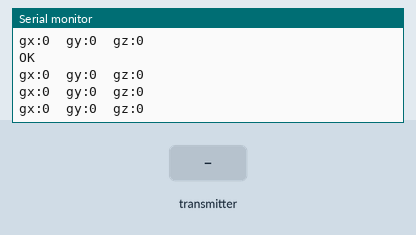
Simulated run of this program. Board: ESP32-S3. Parts: the last lines printed to the serial monitor. The inputs (shaded band) are chosen by the test bench.

Above: at 1.2 s.
1.3 s: the transmitter starts sending X = 1024
At 2.2 s:
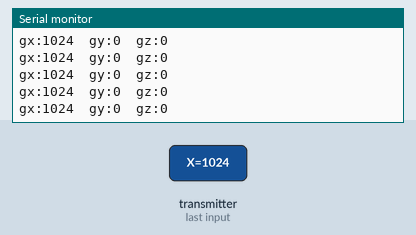
2.8 s: the transmitter starts sending Y = 1024
At 3.7 s:
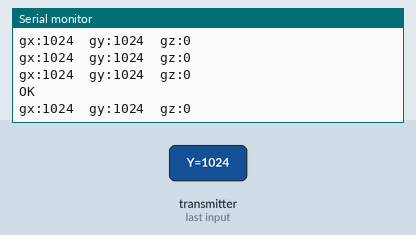

The program:

main.cpp
```cpp
#include <esp_now.h>
#include <WiFi.h>
#include "M5Unified.h"
#include "MAG_variable.h"
INPUT_DATA send;

long SEND_DELAY = 8;
long pre = 0;

struct ReceiveData {
  int16_t X;
  int16_t Y;
  int16_t Z;
};

ReceiveData received;

void MAG_Send() {
  Serial1.write((uint8_t)send.transport.data[data_fellow::AF]);  // ヘッダー 0xAF (1バイト)

  // X, Y, Z, SUM (int16_t なので2バイトずつ送信)
  for (int i = 1; i <= 4; i++) {
      Serial1.write((uint8_t)(send.transport.data[i] >> 8));  // 上位バイト
      Serial1.write((uint8_t)(send.transport.data[i] & 0xFF));  // 下位バイト
  }

  Serial1.write((uint8_t)send.transport.data[data_fellow::ED]);  // フッター 0xED (1バイト)
  Serial1.write('\r');  // CR
  Serial1.write('\n');  // LF

  Serial1.flush();  // **送信完了を待つ**
}

// ESP-Nowでデータを受信したときに呼び出されるコールバック関数
void OnDataRecv(const uint8_t * mac, const uint8_t *incomingData, int len) {
  memcpy(&received, incomingData, sizeof(received));
}

void setup() {
  // Initialize Serial Monitor
  Serial1.begin(38400, SERIAL_8N1, 6, 5);  // (RX, TX)
  Serial.begin(115200);

  // Set device as a Wi-Fi Station
  WiFi.mode(WIFI_STA);

  // Init ESP-NOW
  if (esp_now_init() != ESP_OK) {
    Serial.println("Error initializing ESP-NOW");
    return;
  }

  // Once ESPNow is successfully Init, we will register for recv CB to
  // get recv packer info
  esp_now_register_recv_cb(OnDataRecv);
}

void loop() {
  unsigned long now_time = millis();
  send.transport.data[data_fellow::AF] = 0xAF; // 先頭データ
  send.transport.data[data_fellow::X] = (received.X);
  send.transport.data[data_fellow::Y] = (received.Y);
  send.transport.data[data_fellow::Z] = (received.Z);
  Serial.printf("gx:%d  gy:%d  gz:%d\r\n", send.transport.data[X], send.transport.data[Y], send.transport.data[Z]);

  /*  データ送信  */
  send.transport.data[data_fellow::SUM] = send.transport.data[data_fellow::X]
                                        + send.transport.data[data_fellow::Y]
                                        + send.transport.data[data_fellow::Z]; // 磁気データ
  send.transport.data[data_fellow::ED] = 0xED; // 終端データ
  // setface(getAngle(send.mag.x, send.mag.y));
  if(now_time - pre > SEND_DELAY) {
    pre = now_time;
    MAG_Send();
    Serial.println("OK");
  }
}
```

MAG_variable.h
```cpp
#pragma once

enum data_fellow {
    AF,
    X,
    Y,
    Z,
    SUM,
    ED
};

struct coordinate
{
    uint16_t x;
    uint16_t y;
    uint16_t z;
};

struct data_buffer
{
    int16_t data[6];
};

struct  INPUT_DATA{
    coordinate mag;
    data_buffer transport;
};
```

Measured:
- after the input at 1.3 s, the serial monitor: prints a new line after 0.05 s (image 1)
- after the input at 2.8 s, the serial monitor: prints a new line after 0.05 s (image 2)
